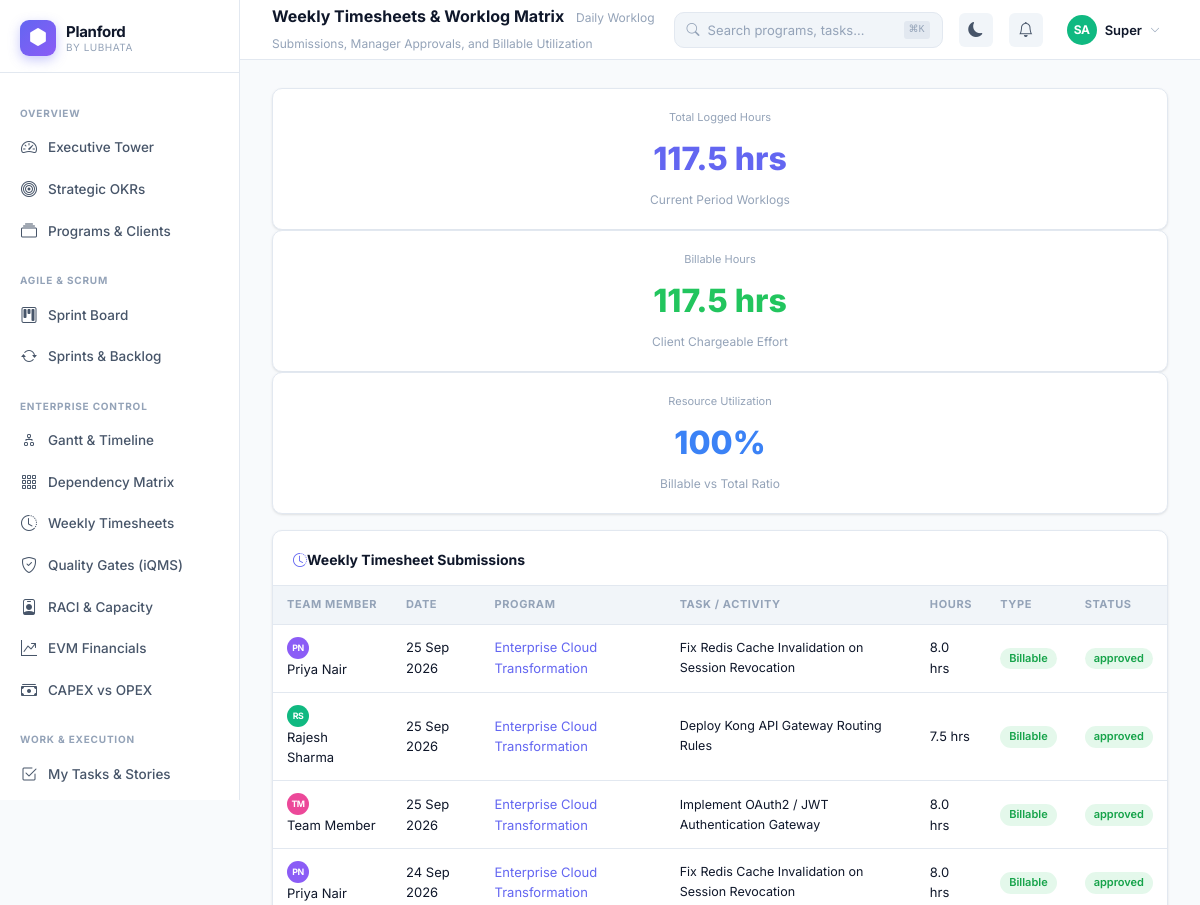
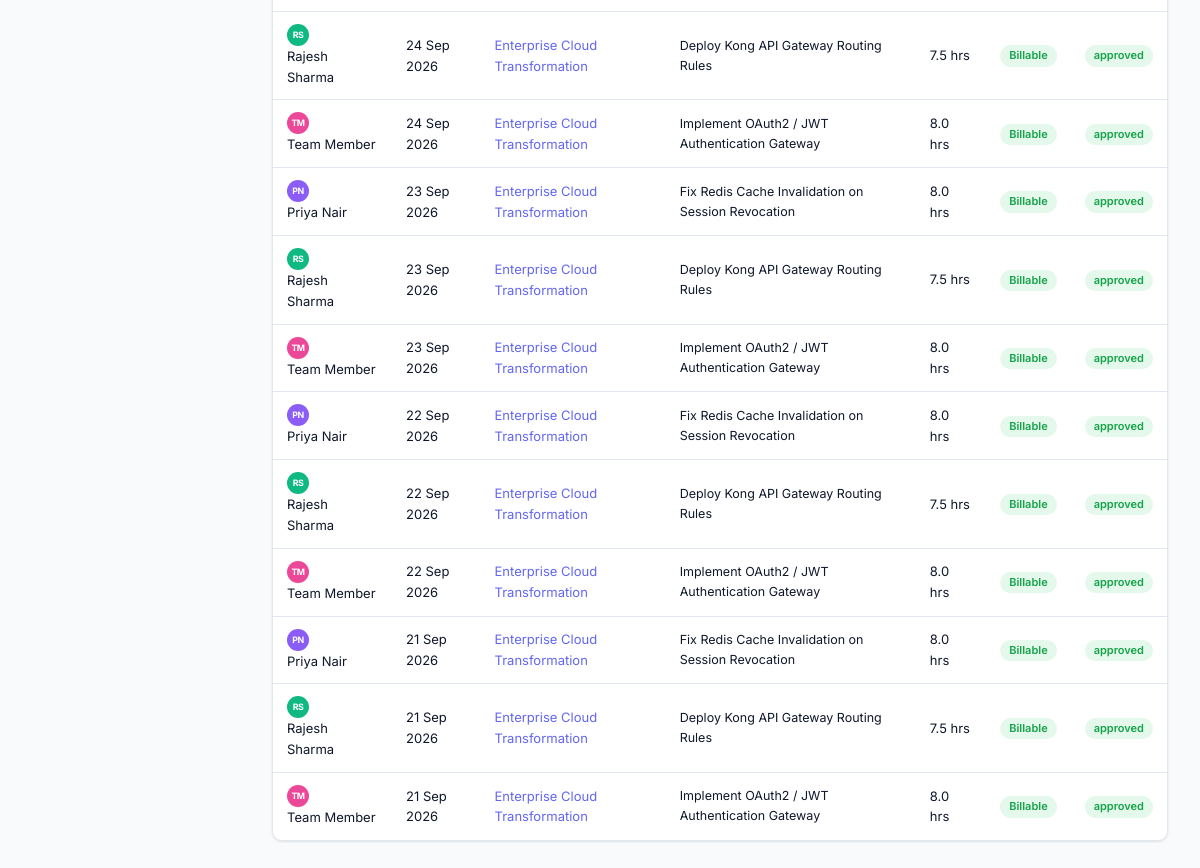
The app's page /timesheets (signed in) with its own data (2 pictures, top to bottom).
### tables this page shows
CREATE TABLE `timesheets` (
  `id` int unsigned NOT NULL AUTO_INCREMENT,
  `user_id` int unsigned NOT NULL,
  `program_id` int unsigned NOT NULL,
  `task_id` int unsigned DEFAULT NULL,
  `work_date` date NOT NULL,
  `hours` decimal(4,2) NOT NULL DEFAULT '0.00',
  `billable` tinyint(1) NOT NULL DEFAULT '1',
  `description` varchar(300) DEFAULT NULL,
  `status` enum('draft','submitted','approved','rejected') NOT NULL DEFAULT 'draft',
  `approved_by` int unsigned DEFAULT NULL,
  `created_at` datetime NOT NULL DEFAULT CURRENT_TIMESTAMP,
  PRIMARY KEY (`id`),
  KEY `user_date` (`user_id`,`work_date`),
  KEY `program_id` (`program_id`)
);

CREATE TABLE `users` (
  `id` int unsigned NOT NULL AUTO_INCREMENT,
  `org_id` int unsigned NOT NULL,
  `name` varchar(120) NOT NULL,
  `email` varchar(150) NOT NULL,
  `password` varchar(255) NOT NULL,
  `role` enum('super_admin','org_admin','pm','member','stakeholder','viewer') NOT NULL DEFAULT 'member',
  `avatar` varchar(300) DEFAULT NULL,
  `title` varchar(100) DEFAULT NULL,
  `department` varchar(100) DEFAULT NULL,
  `is_active` tinyint(1) NOT NULL DEFAULT '1',
  `last_login` datetime DEFAULT NULL,
  `timezone` varchar(60) DEFAULT 'Asia/Kolkata',
  `settings` json DEFAULT NULL,
  `created_at` datetime NOT NULL DEFAULT CURRENT_TIMESTAMP,
  PRIMARY KEY (`id`),
  UNIQUE KEY `email_org` (`email`,`org_id`),
  KEY `org_id` (`org_id`)
);

CREATE TABLE `programs` (
  `id` int unsigned NOT NULL AUTO_INCREMENT,
  `org_id` int unsigned NOT NULL,
  `code` varchar(30) NOT NULL,
  `name` varchar(200) NOT NULL,
  `description` text,
  `methodology` enum('scrum','kanban','waterfall','hybrid') NOT NULL DEFAULT 'scrum',
  `rag_status` enum('green','amber','red') NOT NULL DEFAULT 'green',
  `status` enum('planning','active','on_hold','completed','cancelled') NOT NULL DEFAULT 'planning',
  `priority` enum('critical','high','medium','low') NOT NULL DEFAULT 'medium',
  `start_date` date DEFAULT NULL,
  `end_date` date DEFAULT NULL,
  `budget` decimal(15,2) DEFAULT NULL,
  `currency` varchar(5) DEFAULT 'INR',
  `owner_id` int unsigned DEFAULT NULL,
  `client_name` varchar(150) DEFAULT NULL,
  `client_logo` varchar(300) DEFAULT NULL,
  `cover_color` varchar(20) DEFAULT '#6366f1',
  `is_public` tinyint(1) DEFAULT '0',
  `stakeholder_token` varchar(64) DEFAULT NULL,
  `settings` json DEFAULT NULL,
  `created_by` int unsigned DEFAULT NULL,
  `created_at` datetime NOT NULL DEFAULT CURRENT_TIMESTAMP,
  `updated_at` datetime NOT NULL DEFAULT CURRENT_TIMESTAMP ON UPDATE CURRENT_TIMESTAMP,
  PRIMARY KEY (`id`),
  UNIQUE KEY `stakeholder_token` (`stakeholder_token`),
  KEY `org_id` (`org_id`),
  KEY `owner_id` (`owner_id`),
  KEY `status` (`status`)
);

CREATE TABLE `tasks` (
  `id` int unsigned NOT NULL AUTO_INCREMENT,
  `program_id` int unsigned NOT NULL,
  `track_id` int unsigned DEFAULT NULL,
  `phase_id` int unsigned DEFAULT NULL,
  `epic_id` int unsigned DEFAULT NULL,
  `sprint_id` int unsigned DEFAULT NULL,
  `parent_id` int unsigned DEFAULT NULL,
  `type` enum('epic','story','task','bug','spike') NOT NULL DEFAULT 'story',
  `code` varchar(30) DEFAULT NULL,
  `title` varchar(300) NOT NULL,
  `description` text,
  `acceptance_criteria` text,
  `definition_of_done` tinyint(1) DEFAULT '0',
  `story_points` tinyint unsigned DEFAULT '3',
  `status` enum('not_started','in_progress','review','completed','blocked','cancelled') NOT NULL DEFAULT 'not_started',
  `priority` enum('critical','high','medium','low') NOT NULL DEFAULT 'medium',
  `progress` tinyint unsigned DEFAULT '0',
  `assigned_to` int unsigned DEFAULT NULL,
  `created_by` int unsigned DEFAULT NULL,
  `start_date` date DEFAULT NULL,
  `due_date` date DEFAULT NULL,
  `completed_at` datetime DEFAULT NULL,
  `effort_est` decimal(6,1) DEFAULT NULL COMMENT 'hours',
  `effort_act` decimal(6,1) DEFAULT NULL COMMENT 'hours',
  `tags` json DEFAULT NULL,
  `order_index` int DEFAULT '0',
  `created_at` datetime NOT NULL DEFAULT CURRENT_TIMESTAMP,
  `updated_at` datetime NOT NULL DEFAULT CURRENT_TIMESTAMP ON UPDATE CURRENT_TIMESTAMP,
  PRIMARY KEY (`id`),
  KEY `program_id` (`program_id`),
  KEY `track_id` (`track_id`),
  KEY `phase_id` (`phase_id`),
  KEY `assigned_to` (`assigned_to`),
  KEY `status` (`status`),
  KEY `due_date` (`due_date`),
  KEY `sprint_id` (`sprint_id`),
  KEY `epic_id` (`epic_id`)
);

### src/Models/DB.php (called while the page is built, shortened)
<?php
class DB {
    private static ?DB $instance = null;
    private mysqli $conn;
    private function __construct() {
        $this->conn = new mysqli(DB_HOST, DB_USER, DB_PASS, DB_NAME, DB_PORT);
        $this->conn->set_charset('utf8mb4');
        $this->conn->query("SET time_zone = '+05:30'");
    }
    public static function get(): self {
        if (!self::$instance) self::$instance = new self();
        return self::$instance;
    }
    private function types(array $params): string {
        return implode('', array_map(fn($v) =>
            is_int($v) ? 'i' : (is_float($v) ? 'd' : 's'), $params));
    }
    public function query(string $sql, array $params = []): mysqli_result|bool {
        if (empty($params)) {
            $r = $this->conn->query($sql);
            return $r;
        }
        $stmt = $this->conn->prepare($sql);
        $stmt->bind_param($this->types($params), ...$params);
        $stmt->execute();
        $result = $stmt->get_result();
        return $result !== false ? $result : true;
    }
    public function fetchAll(string $sql, array $params = []): array {
        $r = $this->query($sql, $params);
        return $r->fetch_all(MYSQLI_ASSOC);
    }
}
function db(): DB { return DB::get(); }

### views/timesheets/index.php (the view, shortened to what this page needs)
<?php
$pageTitle    = 'Weekly Timesheets & Worklog Matrix';
$pageSubtitle = 'Daily Worklog Submissions, Manager Approvals, and Billable Utilization';
$timesheets = db()->fetchAll(
    "SELECT ts.*, p.name as program_name, t.title as task_title, u.name as user_name
     FROM timesheets ts
     JOIN programs p ON ts.program_id = p.id
     LEFT JOIN tasks t ON ts.task_id = t.id
     JOIN users u ON ts.user_id = u.id
     ORDER BY ts.work_date DESC, ts.id DESC LIMIT 30"
);
$totalHours = array_sum(array_column($timesheets, 'hours'));
$billableHours = array_sum(array_map(fn($t) => $t['billable'] ? $t['hours'] : 0, $timesheets));
$utilizationPct = $totalHours > 0 ? round(($billableHours / $totalHours) * 100) : 0;
?>
<div class="row g-4 mb-4">
  <div class="col-lg-4 col-md-6">
    <div class="pf-card text-center" style="padding:20px">
      <div class="text-muted text-uppercase fw-bold" style="font-size:11px">Total Logged Hours</div>
      <div style="font-size:32px;font-weight:800;color:var(--pf-indigo);margin:6px 0"><?= number_format($totalHours, 1) ?> hrs</div>
      <div style="font-size:12px;color:var(--pf-text-3)">Current Period Worklogs</div>
    </div>
  </div>
  <div class="col-lg-4 col-md-6">
    <div class="pf-card text-center" style="padding:20px">
      <div class="text-muted text-uppercase fw-bold" style="font-size:11px">Billable Hours</div>
      <div style="font-size:32px;font-weight:800;color:var(--pf-green);margin:6px 0"><?= number_format($billableHours, 1) ?> hrs</div>
      <div style="font-size:12px;color:var(--pf-text-3)">Client Chargeable Effort</div>
    </div>
  </div>
  <div class="col-lg-4 col-md-6">
    <div class="pf-card text-center" style="padding:20px">
      <div class="text-muted text-uppercase fw-bold" style="font-size:11px">Resource Utilization</div>
      <div style="font-size:32px;font-weight:800;color:var(--pf-blue);margin:6px 0"><?= $utilizationPct ?>%</div>
      <div style="font-size:12px;color:var(--pf-text-3)">Billable vs Total Ratio</div>
    </div>
  </div>
</div>
<div class="pf-card">
  <div class="pf-card-header" style="display:flex;justify-content:space-between;align-items:center">
    <div class="pf-card-title"><i class="bi bi-clock-history me-2 text-primary"></i>Weekly Timesheet Submissions</div>
  </div>
  <div class="table-responsive">
    <table class="pf-table">
      <thead>
        <tr>
          <th>Team Member</th>
          <th>Date</th>
          <th>Program</th>
          <th>Task / Activity</th>
          <th>Hours</th>
          <th>Type</th>
          <th>Status</th>
        </tr>
      </thead>
      <tbody>
        <?php foreach ($timesheets as $ts): ?>
        <tr>
          <td class="fw-bold">
            <?= avatar($ts['user_name'], '', '22px') ?>
            <span class="ms-2" style="color:var(--pf-text)"><?= e($ts['user_name']) ?></span>
          </td>
          <td><?= fDate($ts['work_date'], 'd M Y') ?></td>
          <td class="fw-semibold" style="color:var(--pf-indigo)"><?= e($ts['program_name']) ?></td>
          <td style="font-size:12.5px"><?= e($ts['task_title'] ?: $ts['description']) ?></td>
          <td class="fw-bold"><?= number_format($ts['hours'], 1) ?> hrs</td>
          <td>
            <span class="badge <?= $ts['billable'] ? 'badge-soft-success' : 'badge-soft-secondary' ?>">
              <?= $ts['billable'] ? 'Billable' : 'Non-Billable' ?>
            </span>
          </td>
          <td>
            <span class="badge badge-soft-<?= $ts['status'] === 'approved' ? 'success' : 'warning' ?> text-uppercase">
              <?= $ts['status'] ?>
            </span>
          </td>
        </tr>
        <?php endforeach; ?>
      </tbody>
    </table>
  </div>
</div>
<?php
$content = ob_get_clean();
require VIEW_PATH . 'layouts/app.php';

### src/Helpers/helpers.php (shortened to what this page needs)
<?php
function auth(): ?array {
    return $_SESSION['pf_user'] ?? null;
}
function currentPath(): string {
    return parse_url($_SERVER['REQUEST_URI'], PHP_URL_PATH);
}
function url(string $path = ''): string {
    return rtrim(APP_URL, '/') . '/' . ltrim($path, '/');
}
function isActive(string ...$paths): string {
    $current = currentPath();
    return '';
}
function e(mixed $v): string {
    return htmlspecialchars((string)$v, ENT_QUOTES | ENT_HTML5, 'UTF-8');
}
function avatar(string $name, string $color = '', string $size = '36px'): string {
    $initials = implode('', array_map(fn($w) => strtoupper($w[0]), array_slice(explode(' ', trim($name)), 0, 2)));
    if (!$color) {
        $colors = ['#6366f1','#8b5cf6','#ec4899','#06b6d4','#10b981','#f59e0b','#ef4444','#3b82f6'];
        $color  = $colors[crc32($name) % count($colors)];
    }
    return "<div class='pf-avatar' style='width:$size;height:$size;background:$color;font-size:calc($size * 0.4)'>{$initials}</div>";
}
function fDate(?string $d, string $fmt = 'd M Y'): string {
    return $d ? date($fmt, strtotime($d)) : '—';
}

### index.php (shortened to what this page needs)
<?php
require_once __DIR__ . '/src/Models/DB.php';
require_once __DIR__ . '/src/Helpers/helpers.php';
$uri    = parse_url($_SERVER['REQUEST_URI'], PHP_URL_PATH);
$base   = parse_url(APP_URL, PHP_URL_PATH);
$path   = '/' . trim(substr($uri, strlen($base)), '/');
foreach ($routes as $route => [$view, $roles]) {
    if ($path === $route || $path === $route . '/') {
        require VIEW_PATH . str_replace('/', DIRECTORY_SEPARATOR, $view) . '.php';
        break;
    }
}

### views/layouts/app.php (shortened to what this page needs)
<!DOCTYPE html>
<html lang="en" data-theme="light">
<head>
<link href="https://cdn.jsdelivr.net/npm/bootstrap-icons@1.11.3/font/bootstrap-icons.min.css" rel="stylesheet">
<link href="<?= url('assets/css/planford.css') ?>" rel="stylesheet">
</head>
<body>
<div class="pf-shell">
  <aside class="pf-sidebar">
    <a href="<?= url('dashboard') ?>" class="pf-sidebar-logo">
      <div class="pf-logo-icon"><i class="bi bi-hexagon-fill"></i></div>
      <div class="pf-logo-text">
        <div class="pf-logo-name"><?= APP_NAME ?></div>
        <div class="pf-logo-by">by <?= APP_COMPANY ?></div>
      </div>
    </a>
    <nav class="pf-sidebar-nav">
      <div class="pf-nav-section"><span class="pf-nav-label">Overview</span></div>
      <a href="<?= url('dashboard') ?>" class="pf-nav-item <?= isActive('/dashboard', '/') ?>">
        <i class="bi bi-speedometer2"></i> Executive Tower
      </a>
      <a href="<?= url('portfolio/okrs') ?>" class="pf-nav-item <?= isActive('/portfolio/okrs') ?>">
        <i class="bi bi-bullseye"></i> Strategic OKRs
      </a>
      <a href="<?= url('programs') ?>" class="pf-nav-item <?= isActive('/programs') ?>">
        <i class="bi bi-collection"></i> Programs & Clients
      </a>
      <div class="pf-nav-section"><span class="pf-nav-label">Agile & Scrum</span></div>
      <a href="<?= url('agile/board') ?>" class="pf-nav-item <?= isActive('/agile/board') ?>">
        <i class="bi bi-kanban"></i> Sprint Board
      </a>
      <a href="<?= url('sprints') ?>" class="pf-nav-item <?= isActive('/sprints') ?>">
        <i class="bi bi-arrow-repeat"></i> Sprints & Backlog
      </a>
      <div class="pf-nav-section"><span class="pf-nav-label">Enterprise Control</span></div>
      <a href="<?= url('gantt') ?>" class="pf-nav-item <?= isActive('/gantt') ?>">
        <i class="bi bi-diagram-2"></i> Gantt & Timeline
      </a>
      <a href="<?= url('gantt/matrix') ?>" class="pf-nav-item <?= isActive('/gantt/matrix') ?>">
        <i class="bi bi-grid-3x3-gap"></i> Dependency Matrix
      </a>
      <a href="<?= url('timesheets') ?>" class="pf-nav-item <?= isActive('/timesheets') ?>">
        <i class="bi bi-clock-history"></i> Weekly Timesheets
      </a>
      <a href="<?= url('governance/gates') ?>" class="pf-nav-item <?= isActive('/governance/gates') ?>">
        <i class="bi bi-shield-check"></i> Quality Gates (iQMS)
      </a>
      <a href="<?= url('capacity') ?>" class="pf-nav-item <?= isActive('/capacity') ?>">
        <i class="bi bi-person-badge"></i> RACI & Capacity
      </a>
      <a href="<?= url('evm') ?>" class="pf-nav-item <?= isActive('/evm') ?>">
        <i class="bi bi-graph-up-arrow"></i> EVM Financials
      </a>
      <a href="<?= url('financials/capex') ?>" class="pf-nav-item <?= isActive('/financials/capex') ?>">
        <i class="bi bi-cash-stack"></i> CAPEX vs OPEX
      </a>
      <div class="pf-nav-section"><span class="pf-nav-label">Work & Execution</span></div>
      <a href="<?= url('tasks') ?>" class="pf-nav-item <?= isActive('/tasks') ?>">
        <i class="bi bi-check2-square"></i> My Tasks & Stories
      </a>
      <a href="<?= url('milestones') ?>" class="pf-nav-item <?= isActive('/milestones') ?>">
      </a>
    </nav>
  </aside>
  <main class="pf-main">
    <header class="pf-topbar">
      <div class="pf-topbar-title">
        <?= e($pageTitle ?? 'Dashboard') ?>
        <?php if (!empty($pageSubtitle)): ?>
        <span class="pf-topbar-sub"><?= e($pageSubtitle) ?></span>
        <?php endif; ?>
      </div>
      <div class="pf-search">
        <i class="bi bi-search" style="color:var(--pf-text-3);font-size:13px"></i>
        <input type="text" id="globalSearch" placeholder="Search programs, tasks…" autocomplete="off">
        <kbd style="font-size:10px;color:var(--pf-text-3);background:var(--pf-border);padding:1px 5px;border-radius:3px">⌘K</kbd>
      </div>
      <button id="themeToggle" onclick="Theme.toggle()" style="border:none;background:var(--pf-surface2);color:var(--pf-text-2);width:34px;height:34px;border-radius:var(--pf-radius-sm);cursor:pointer;display:flex;align-items:center;justify-content:center;font-size:15px;flex-shrink:0">
      </button>
      <div class="pf-dropdown">
        <button data-dropdown style="border:none;background:var(--pf-surface2);color:var(--pf-text-2);width:34px;height:34px;border-radius:var(--pf-radius-sm);cursor:pointer;display:flex;align-items:center;justify-content:center;font-size:15px;position:relative;flex-shrink:0">
          <i class="bi bi-bell"></i>
        </button>
      </div>
      <div class="pf-dropdown">
        <?php $u = auth(); ?>
        <button data-dropdown style="border:none;background:none;cursor:pointer;display:flex;align-items:center;gap:8px;padding:4px 8px;border-radius:var(--pf-radius-sm)">
          <?= avatar($u['name'] ?? 'U', '', '30px') ?>
          <span style="font-size:13px;font-weight:600;color:var(--pf-text)"><?= e(explode(' ', $u['name'] ?? 'User')[0]) ?></span>
          <i class="bi bi-chevron-down" style="font-size:10px;color:var(--pf-text-3)"></i>
        </button>
      </div>
    </header>
    <div class="pf-content fade-in">
      <?= $content ?? '' ?>
    </div>
  </main>
</div>
</body>
</html>

### records on screen
timesheets: user.name "PN", user.name "Priya Nair", work_date "25 Sep 2026", program.name "Enterprise Cloud Transformation", task.title "Fix Redis Cache Invalidation on Session Revocation", hours "8.0", billable "Billable", status "approved"
timesheets: user.name "RS", user.name "Rajesh Sharma", work_date "25 Sep 2026", program.name "Enterprise Cloud Transformation", task.title "Deploy Kong API Gateway Routing Rules", hours "7.5", billable "Billable", status "approved"
timesheets: user.name "TM", user.name "Team Member", work_date "25 Sep 2026", program.name "Enterprise Cloud Transformation", task.title "Implement OAuth2 / JWT Authentication Gateway", hours "8.0", billable "Billable", status "approved"
timesheets: user.name "PN", user.name "Priya Nair", work_date "24 Sep 2026", program.name "Enterprise Cloud Transformation", task.title "Fix Redis Cache Invalidation on Session Revocation", hours "8.0", billable "Billable", status "approved"
timesheets: user.name "RS", user.name "Rajesh Sharma", work_date "24 Sep 2026", program.name "Enterprise Cloud Transformation", task.title "Deploy Kong API Gateway Routing Rules", hours "7.5", billable "Billable", status "approved"
timesheets: user.name "TM", user.name "Team Member", work_date "24 Sep 2026", program.name "Enterprise Cloud Transformation", task.title "Implement OAuth2 / JWT Authentication Gateway", hours "8.0", billable "Billable", status "approved"
timesheets: user.name "PN", user.name "Priya Nair", work_date "23 Sep 2026", program.name "Enterprise Cloud Transformation", task.title "Fix Redis Cache Invalidation on Session Revocation", hours "8.0", billable "Billable", status "approved"
timesheets: user.name "RS", user.name "Rajesh Sharma", work_date "23 Sep 2026", program.name "Enterprise Cloud Transformation", task.title "Deploy Kong API Gateway Routing Rules", hours "7.5", billable "Billable", status "approved"
timesheets: user.name "TM", user.name "Team Member", work_date "23 Sep 2026", program.name "Enterprise Cloud Transformation", task.title "Implement OAuth2 / JWT Authentication Gateway", hours "8.0", billable "Billable", status "approved"
timesheets: user.name "PN", user.name "Priya Nair", work_date "22 Sep 2026", program.name "Enterprise Cloud Transformation", task.title "Fix Redis Cache Invalidation on Session Revocation", hours "8.0", billable "Billable", status "approved"
timesheets: user.name "RS", user.name "Rajesh Sharma", work_date "22 Sep 2026", program.name "Enterprise Cloud Transformation", task.title "Deploy Kong API Gateway Routing Rules", hours "7.5", billable "Billable", status "approved"
timesheets: user.name "TM", user.name "Team Member", work_date "22 Sep 2026", program.name "Enterprise Cloud Transformation", task.title "Implement OAuth2 / JWT Authentication Gateway", hours "8.0", billable "Billable", status "approved"
timesheets: user.name "PN", user.name "Priya Nair", work_date "21 Sep 2026", program.name "Enterprise Cloud Transformation", task.title "Fix Redis Cache Invalidation on Session Revocation", hours "8.0", billable "Billable", status "approved"
timesheets: user.name "RS", user.name "Rajesh Sharma", work_date "21 Sep 2026", program.name "Enterprise Cloud Transformation", task.title "Deploy Kong API Gateway Routing Rules", hours "7.5", billable "Billable", status "approved"
timesheets: user.name "TM", user.name "Team Member", work_date "21 Sep 2026", program.name "Enterprise Cloud Transformation", task.title "Implement OAuth2 / JWT Authentication Gateway", hours "8.0", billable "Billable", status "approved"

### other values on screen
$totalHours "117.5"
$billableHours "117.5"
$utilizationPct "100"
